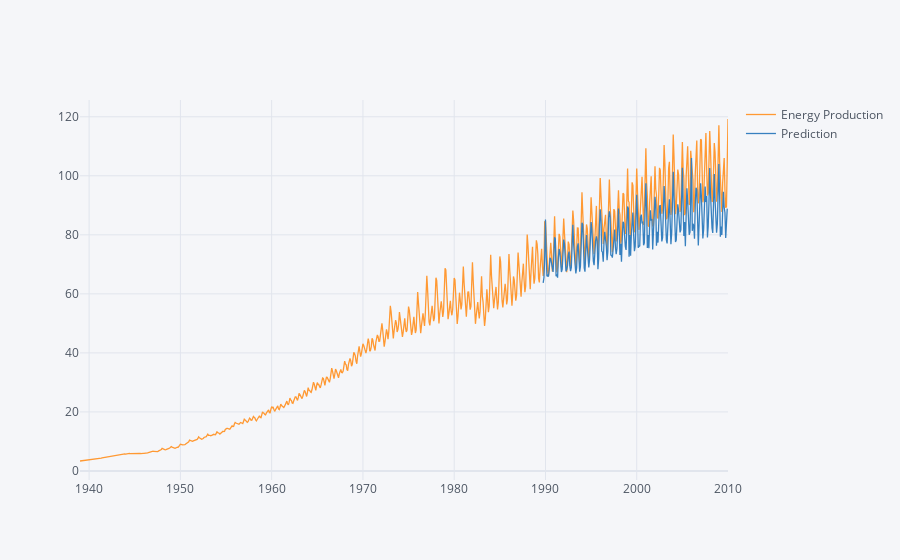

This figure's notebook cell:
### Code cell
# plotting whole dataset with predictions
pd.concat([data,testPredictPlot],axis=1).iplot()

### Figure 1 — Plotly figure (JSON) as saved in the notebook; plotly's stock layout.template omitted (floating-point values rounded to 4 significant figures; data arrays with more than 128 entries replaced by an {"elided": "..."} marker saying what was removed)
{"data": [{"line": {"color": "rgba(255, 153, 51, 1.0)", "dash": "solid", "shape": "linear", "width": 1.3}, "mode": "lines", "name": "Energy Production", "text": "", "type": "scatter", "x": {"elided": "853 str values"}, "y": {"elided": "853 float values"}}, {"line": {"color": "rgba(55, 128, 191, 1.0)", "dash": "solid", "shape": "linear", "width": 1.3}, "mode": "lines", "name": "Prediction", "text": "", "type": "scatter", "x": {"elided": "853 str values"}, "y": {"elided": "853 mixed values"}}], "layout": {"legend": {"bgcolor": "#F5F6F9", "font": {"color": "#4D5663"}}, "paper_bgcolor": "#F5F6F9", "plot_bgcolor": "#F5F6F9", "title": {"font": {"color": "#4D5663"}}, "xaxis": {"gridcolor": "#E1E5ED", "showgrid": true, "tickfont": {"color": "#4D5663"}, "title": {"font": {"color": "#4D5663"}, "text": ""}, "zerolinecolor": "#E1E5ED"}, "yaxis": {"gridcolor": "#E1E5ED", "showgrid": true, "tickfont": {"color": "#4D5663"}, "title": {"font": {"color": "#4D5663"}, "text": ""}, "zerolinecolor": "#E1E5ED"}}}
